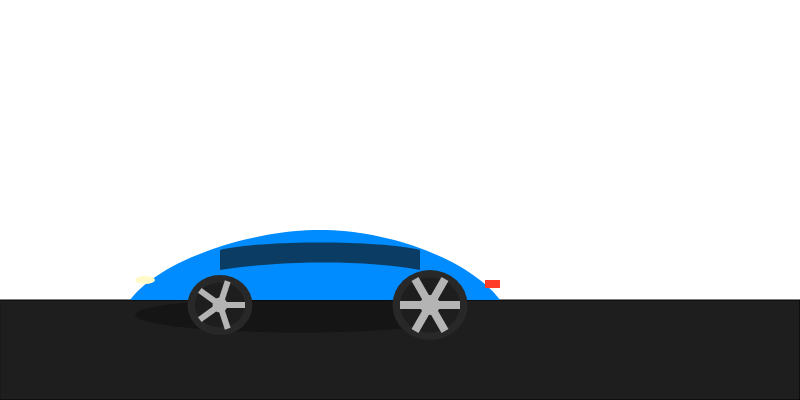
Frame 1 (no input)
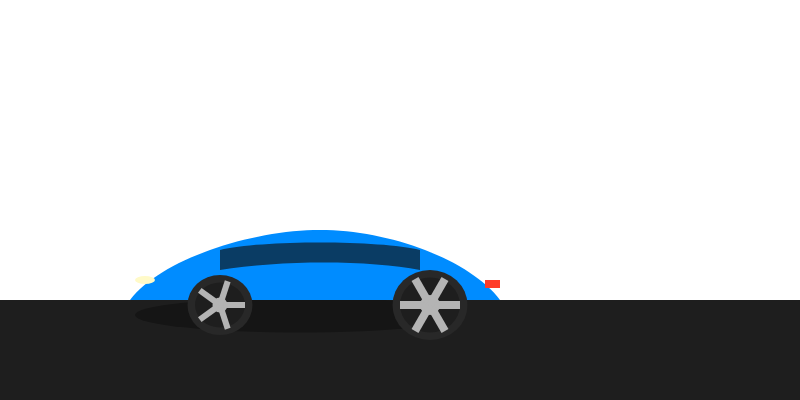
Frame 60 (no input)
Frame 120 (the mouse pressed at the canvas centre since frame 60): identical to frame 60, image omitted

The p5.js sketch that drew these frames (run headless with seeded random() and noise() and a simulated clock; from frame 60 on, the mouse is pressed at the canvas centre):

// p5.js sketch
// ── sketch.js
let carX = 0;
let carY = 0;
let carSpeed = 5;

function setup() {
  createCanvas(800, 400);
}

function draw() {
  background(255); // plain white background

  // Arrow key movement
  if (keyIsDown(LEFT_ARROW)) carX -= carSpeed;
  if (keyIsDown(RIGHT_ARROW)) carX += carSpeed;
  if (keyIsDown(UP_ARROW)) carY -= carSpeed;
  if (keyIsDown(DOWN_ARROW)) carY += carSpeed;

  // Road
  fill(30);
  rect(0, 300, width, 100);

  // Draw car
  drawCar(carX, carY);
}

function drawCar(x, y) {
  // Shadow
  fill(0, 80);
  noStroke();
  ellipse(x + 300, y + 315, 330, 35);

  // Body
  fill(0, 140, 255); // Blue color
  noStroke();
  beginShape();
  vertex(x + 130, y + 300);
  bezierVertex(x + 160, y + 260, x + 250, y + 230, x + 320, y + 230);
  bezierVertex(x + 390, y + 230, x + 470, y + 260, x + 500, y + 300);
  endShape(CLOSE);

  // Roof
  fill(10, 60, 100);
  beginShape();
  vertex(x + 220, y + 250);
  bezierVertex(x + 260, y + 240, x + 380, y + 240, x + 420, y + 250);
  vertex(x + 420, y + 270);
  bezierVertex(x + 370, y + 260, x + 280, y + 260, x + 220, y + 270);
  endShape(CLOSE);

  // Front wheel
  fill(40);
  ellipse(x + 220, y + 305, 65, 60);
  fill(30);
  ellipse(x + 220, y + 305, 50, 45);
  fill(180);
  ellipse(x + 220, y + 305, 15, 15);
  for (let i = 0; i < 5; i++) {
    push();
    translate(x + 220, y + 305);
    rotate(i * TWO_PI / 5);
    rect(0, -3, 25, 6);
    pop();
  }

  // Rear wheel
  fill(40);
  ellipse(x + 430, y + 305, 75, 70);
  fill(30);
  ellipse(x + 430, y + 305, 60, 55);
  fill(180);
  ellipse(x + 430, y + 305, 20, 20);
  for (let i = 0; i < 6; i++) {
    push();
    translate(x + 430, y + 305);
    rotate(i * TWO_PI / 6);
    rect(0, -4, 30, 8);
    pop();
  }

  // Headlights
  fill(255, 250, 200);
  ellipse(x + 145, y + 280, 20, 8);

  // Taillights
  fill(255, 60, 40);
  rect(x + 485, y + 280, 15, 8);
}
